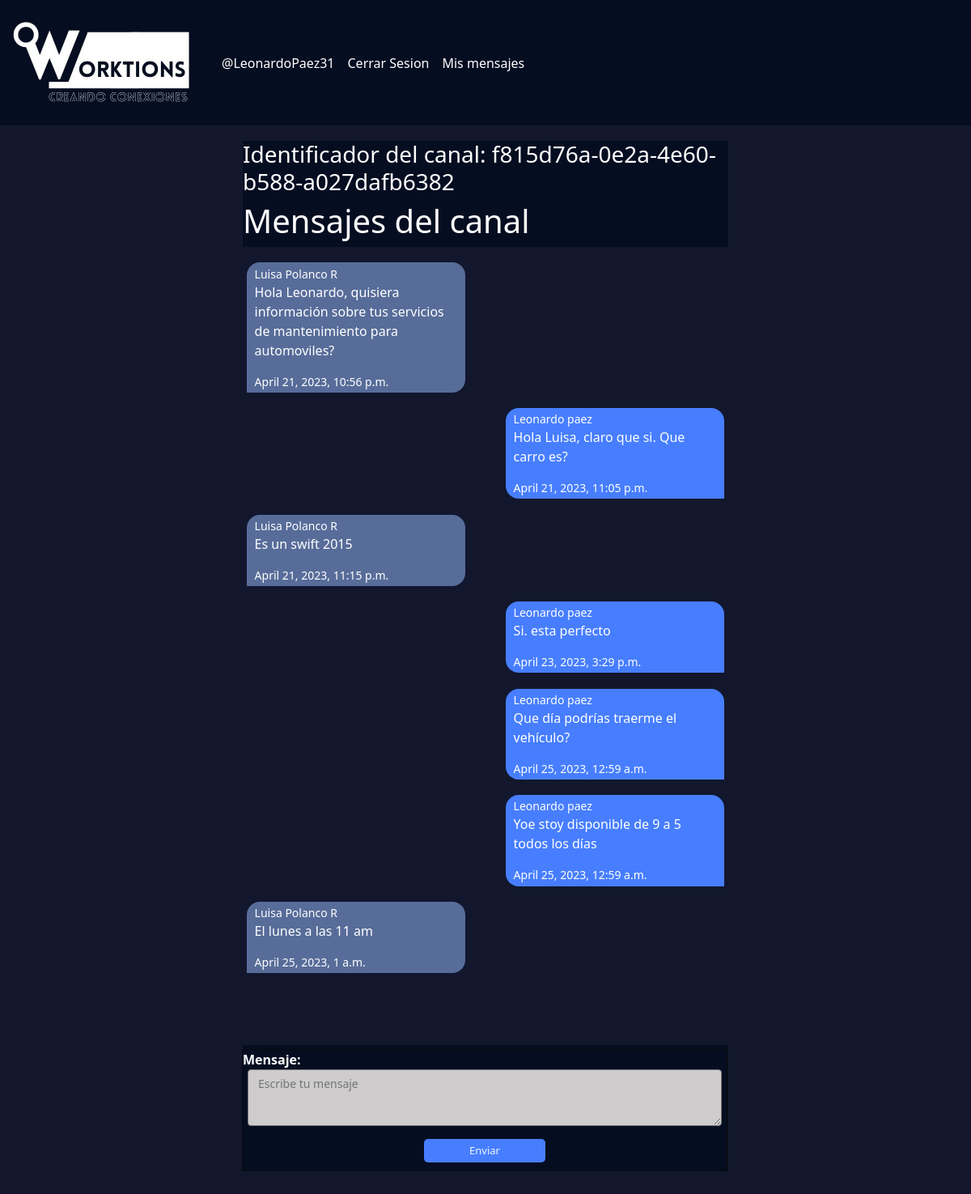
Page /ms/luipolanco (signed in) on the committed database.
### Modules/Services/models.py (models this page shows, shortened)
class User(AbstractBaseUser):
    username = models.CharField('Nombre de usuario',unique = True, max_length=100)
    email = models.EmailField('Correo Electrónico', max_length=254,unique = True)
    name = models.CharField('Nombres', max_length=200, null=True)
    id = models.CharField(max_length=15, primary_key=True)
    date_of_birth = models.DateField(null=True)
    address = models.CharField(max_length = 50, null=True)
    city = models.CharField(max_length =20, null=True)
    barrio = models.CharField(choices=BARRIOS_MED, default="------", max_length=200)
    phone = models.CharField(max_length =15, null=True)
    gender = models.CharField(max_length=15, null=True)
    usuario_activo = models.BooleanField(default = True)
    usuario_administrador = models.BooleanField(default = False)
    objects = UserManager()
    USERNAME_FIELD = 'username'
    REQUIRED_FIELDS = ['name','email', 'id', 'city']
    def __str__(self) -> str:
        return f'{self.name}'

### chat/models.py (models this page shows)
class ModelBase(models.Model):
    id = models.UUIDField(default=uuid.uuid4, primary_key=True, db_index=True, editable=False)
    time = models.DateTimeField(auto_now_add=True)
    update = models.DateTimeField(auto_now=True)
    class Meta:
        abstract = True

class Channel(ModelBase):
    users = models.ManyToManyField(User, blank=True, through=UserChannel)
    objects = ChannelManager()

class ChannelMessage(ModelBase):
    channel = models.ForeignKey("Channel", on_delete=models.CASCADE)
    user = models.ForeignKey(User, on_delete=models.CASCADE)
    text = models.TextField()

### chat/views.py (the view)
# urls.py: path("ms/<str:username>", DetailMs.as_view(), name="detailms"),
class DetailMs(LoginRequiredMixin, ChannelFormMixin, DetailView):
    template_name = 'channel_detail.html'
    def get_object(self, *args, **kwargs):
        username = self.kwargs.get("username")
        my_username = self.request.user.username
        channel, _ = Channel.objects.get_or_create_channel_ms(my_username, username)
        if username == my_username:
            my_channel, _ = Channel.objects.get_or_create_current_user_channel(self.request.user)
            return my_channel
        if channel == None:
            raise Http404
        return channel

### chat/forms.py
class FormMessage(forms.Form):
    mensaje = forms.CharField(widget=forms.Textarea(attrs={
        "class": "form_ms",
        "placeholder": "Escribe tu mensaje",
    }))

### chat/models.py (called while the page is built, shortened)
    def just_two(self):
        return self.annotate(num_users = Count("users")).filter(num_users=2)

    def filter_by_username(self, username):
        return self.filter(userchannel__user__username=username)

    def get_queryset(self, *args, **kwargs):
        return ChannelQuerySet(self.model, using=self._db)

    def filter_ms_per_private(self, username_a, username_b):
        return self.get_queryset().just_two().filter_by_username(username_a).filter_by_username(username_b)

    def get_or_create_channel_ms(self, username_a, username_b):
        qs = self.filter_ms_per_private(username_a, username_b)
        if qs.exists():
            return qs.order_by("time").first(), False

### chat/templates/channel_detail.html (shortened to what this page needs)
{% extends './base.html' %}
{% block content %}
<body style="background-color: #12172d;">
    <br>
    <br>
    <br>
    <br>
    <br>
    <br>
    <div class="div_main">
            <h3>Identificador del canal: {{ object.id}}</h3>
            <h1>Mensajes del canal</h1>
            <div id="ms_container">
                {% for message in object.channelmessage_set.all %}
                <div class="div_ms {% if request.user == message.user %}my_mss{% else %}your_ms {% endif %}">
                    <small>{{message.user}}</small>
                    <p>{{message.text}}</p>
                    <small>{{message.time}}</small>
                </div>
                {% endfor %}
            </div >
            <div class="div_form_ms">
                <form id="form_submit" action="{{ request.path }}" method="POST">
                    <strong >{{form.as_p}}</strong>
                    <button type="submit" class="btn_send">Enviar</button>
                </form>
            </div>
    </div>
</body>
{% endblock %}

### Modules/Services/templates/base.html (shortened to what this page needs)
<html>
    <head>
        {%load static %}
        <link ref="stylesheet" href="https://cdn.jsdelivr.net/npm/bootstrap@5.3.0-alpha1/dist/css/bootstrap.min.css"
            rel="stylesheet"
>
    </head>
    <body>
        <nav class="navbar navbar-expand-lg navbar-light justify-content-between" style="background-color: #050d21;" id="header">
            <a class="navbar-brand" href="{% url 'home' %}"><img src="../../../media/media/Logo worktions.jpeg" style="width: 250px;"></a>
            {% if user.is_authenticated %}
            <div class="collapse navbar-collapse" id="navbarTogglerDemo03">
              <ul class="navbar-nav mr-auto mt-2 mt-lg-0">
                  <li class="nav-item">
                    <a class="nav-link" href="{% url 'profile' %}" style="color: white;">@{{ user.username}}</a>
                  </li>
                  <li class="nav-item">
                    <a class="nav-link" href="{% url 'logout' %}" style="color: white;">Cerrar Sesion</a>
                  </li>
                  <li class="nav-item">
                    <a class="nav-link" href="{% url 'inbox' %}" style="color: white;">Mis mensajes</a>
                  </li>
              </ul>
            </div>
              {% endif %}
          </nav>
          {% block content %}
          {% endblock %}
    </body>
</html>

### chat/templates/channel_detail.html (style rules this page uses)
* { margin: 0; padding: 0; }
#ms_container { width: 100%; background: #12172d; height: calc(70vh); margin: 5px 0; overflow-y: auto ; }
.div_ms { margin: 1.2rem auto; width: 45%; padding: 0.2rem 0.6rem 0.2rem 0.6rem; }
.div_main { width: 50%; height: 30px auto ; margin: 30px 25% ; background: #050d21; color: white; }
.my_mss { margin-right: 5px; background-color: #477eff; color: white; border-bottom-left-radius:16px ; border-top-left-radius:16px ; border-top-right-radius:16px ; }
.your_ms { background: #576c99; color: white; margin-left: 5px; border-bottom-right-radius:16px ; border-top-left-radius:16px ; border-top-right-radius:16px ; }
.div_form_ms { width: 100%; margin-top: 5px; margin-bottom: 5px; margin-left: -1px; border: 1px solid rgb(11, 11, 11); }
#id_mensaje { display: block; padding: 6px 12px; margin-left: 1%; margin-right: 2%; width: 98%; min-width: 98%; max-width: 98%; height: 70px; min-height: 70px; max-height: 70px; box-sizing: border-box; font-size: 14px; color: black; border: 1pz solid green; border-radius: 4px; }
.btn_send { background: #477eff; color: aliceblue; padding: 5px 10px; border-radius: 5px; border: none; outline: none; width: 150px; cursor: pointer; display: block; margin: 10px auto; font-size: 13px ; transition: 0.3; }
.form_ms { background-color: #cecccc; color: white; }
#form_submit { color: white; }

### Modules/Services/templates/base.html (style rules this page uses)
#header { position: fixed; width: 100%; z-index: 1000; }
.navbar { margin-bottom: 0px !important; }

### rows in the picture
User: username "LeonardoPaez31"
Channel: id "f815d76a-0e2a-4e60-b588-a027dafb6382"
ChannelMessage: user "Luisa Polanco R", text "Hola Leonardo, quisiera información sobre tus servicios de mantenimiento para automoviles?", time "April 21, 2023, 10:56 p.m."
ChannelMessage: user "Leonardo paez", text "Hola Luisa, claro que si. Que carro es?", time "April 21, 2023, 11:05 p.m."
ChannelMessage: user "Luisa Polanco R", text "Es un swift 2015", time "April 21, 2023, 11:15 p.m."
ChannelMessage: user "Leonardo paez", text "Si. esta perfecto", time "April 23, 2023, 3:29 p.m."
ChannelMessage: user "Leonardo paez", text "Que día podrías traerme el vehículo?", time "April 25, 2023, 12:59 a.m."
ChannelMessage: user "Leonardo paez", text "Yoe stoy disponible de 9 a 5 todos los días", time "April 25, 2023, 12:59 a.m."
ChannelMessage: user "Luisa Polanco R", text "El lunes a las 11 am", time "April 25, 2023, 1 a.m."
